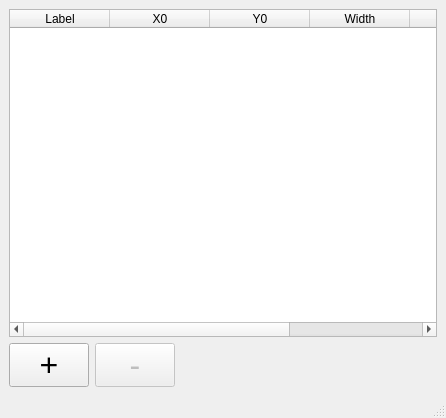
<?xml version="1.0" encoding="UTF-8"?>
<ui version="4.0">
 <class>MainWindow</class>
 <widget class="QMainWindow" name="MainWindow">
  <property name="geometry">
   <rect>
    <x>0</x>
    <y>0</y>
    <width>446</width>
    <height>418</height>
   </rect>
  </property>
  <property name="minimumSize">
   <size>
    <width>300</width>
    <height>0</height>
   </size>
  </property>
  <property name="windowTitle">
   <string>MainWindow</string>
  </property>
  <property name="layoutDirection">
   <enum>Qt::LeftToRight</enum>
  </property>
  <widget class="QWidget" name="centralwidget">
   <property name="minimumSize">
    <size>
     <width>0</width>
     <height>0</height>
    </size>
   </property>
   <layout class="QVBoxLayout" name="verticalLayout">
    <item>
     <widget class="QTableWidget" name="tableWidget">
      <property name="selectionMode">
       <enum>QAbstractItemView::SingleSelection</enum>
      </property>
      <property name="selectionBehavior">
       <enum>QAbstractItemView::SelectRows</enum>
      </property>
      <attribute name="horizontalHeaderStretchLastSection">
       <bool>true</bool>
      </attribute>
      <attribute name="verticalHeaderStretchLastSection">
       <bool>false</bool>
      </attribute>
      <column>
       <property name="text">
        <string>Label</string>
       </property>
      </column>
      <column>
       <property name="text">
        <string>X0</string>
       </property>
      </column>
      <column>
       <property name="text">
        <string>Y0</string>
       </property>
      </column>
      <column>
       <property name="text">
        <string>Width</string>
       </property>
      </column>
      <column>
       <property name="text">
        <string>Height</string>
       </property>
      </column>
      <column>
       <property name="text">
        <string>Groups</string>
       </property>
      </column>
     </widget>
    </item>
    <item>
     <layout class="QHBoxLayout" name="horizontalLayout">
      <item>
       <widget class="QPushButton" name="add_roi_button">
        <property name="font">
         <font>
          <pointsize>24</pointsize>
         </font>
        </property>
        <property name="text">
         <string>+</string>
        </property>
       </widget>
      </item>
      <item>
       <widget class="QPushButton" name="remove_roi_button">
        <property name="enabled">
         <bool>false</bool>
        </property>
        <property name="font">
         <font>
          <pointsize>24</pointsize>
         </font>
        </property>
        <property name="text">
         <string>-</string>
        </property>
       </widget>
      </item>
      <item>
       <spacer name="horizontalSpacer">
        <property name="orientation">
         <enum>Qt::Horizontal</enum>
        </property>
        <property name="sizeHint" stdset="0">
         <size>
          <width>40</width>
          <height>20</height>
         </size>
        </property>
       </spacer>
      </item>
     </layout>
    </item>
   </layout>
  </widget>
  <widget class="QMenuBar" name="menubar">
   <property name="geometry">
    <rect>
     <x>0</x>
     <y>0</y>
     <width>446</width>
     <height>22</height>
    </rect>
   </property>
   <property name="sizePolicy">
    <sizepolicy hsizetype="Minimum" vsizetype="Minimum">
     <horstretch>0</horstretch>
     <verstretch>0</verstretch>
    </sizepolicy>
   </property>
  </widget>
  <widget class="QStatusBar" name="statusbar"/>
  <action name="action1_Data">
   <property name="text">
    <string>1. Data</string>
   </property>
  </action>
  <action name="action2_Normalization">
   <property name="enabled">
    <bool>true</bool>
   </property>
   <property name="text">
    <string>2. Normalization</string>
   </property>
  </action>
  <action name="action3_Binning">
   <property name="text">
    <string>4. Binning</string>
   </property>
  </action>
  <action name="action4_Fitting">
   <property name="text">
    <string>5. Fitting</string>
   </property>
  </action>
  <action name="action5_Results">
   <property name="text">
    <string>6. Strain Mapping</string>
   </property>
  </action>
  <action name="actionAbout">
   <property name="text">
    <string>About ...</string>
   </property>
  </action>
  <action name="action1_Raw_Data">
   <property name="text">
    <string>1. Raw Data</string>
   </property>
  </action>
  <action name="action2_Normalization_2">
   <property name="text">
    <string>2. Normalization</string>
   </property>
  </action>
  <action name="action3_Normalized_Data">
   <property name="text">
    <string>3. Normalized Data</string>
   </property>
  </action>
 </widget>
 <resources/>
 <connections>
  <connection>
   <sender>add_roi_button</sender>
   <signal>clicked()</signal>
   <receiver>MainWindow</receiver>
   <slot>add_roi_button_clicked()</slot>
   <hints>
    <hint type="sourcelabel">
     <x>49</x>
     <y>364</y>
    </hint>
    <hint type="destinationlabel">
     <x>108</x>
     <y>389</y>
    </hint>
   </hints>
  </connection>
  <connection>
   <sender>remove_roi_button</sender>
   <signal>clicked()</signal>
   <receiver>MainWindow</receiver>
   <slot>remove_roi_button_clicked()</slot>
   <hints>
    <hint type="sourcelabel">
     <x>98</x>
     <y>358</y>
    </hint>
    <hint type="destinationlabel">
     <x>305</x>
     <y>379</y>
    </hint>
   </hints>
  </connection>
 </connections>
 <slots>
  <slot>sample_import_button_clicked()</slot>
  <slot>time_spectra_import_button_clicked()</slot>
  <slot>open_beam_import_button_clicked()</slot>
  <slot>sample_list_selection_changed()</slot>
  <slot>open_beam_list_selection_changed()</slot>
  <slot>sample_list_right_click()</slot>
  <slot>time_spectra_selection_changed()</slot>
  <slot>load_data_tab_changed()</slot>
  <slot>time_spectra_preview_button_clicked()</slot>
  <slot>normalized_import_button_clicked()</slot>
  <slot>normalized_list_selection_changed()</slot>
  <slot>update_delta_lambda()</slot>
  <slot>crystal_structure_index_changed()</slot>
  <slot>crystal_structure_2_index_changed()</slot>
  <slot>list_of_element_index_changed()</slot>
  <slot>list_of_element_2_index_changed()</slot>
  <slot>lattice_text_changed()</slot>
  <slot>lattice_2_text_changed()</slot>
  <slot>material_display_clicked()</slot>
  <slot>material_display_2_clicked()</slot>
  <slot>add_roi_button_clicked()</slot>
  <slot>remove_roi_button_clicked()</slot>
  <slot>roi_editor_table_changed()</slot>
  <slot>roi_editor_current_cell_changed()</slot>
 </slots>
</ui>
